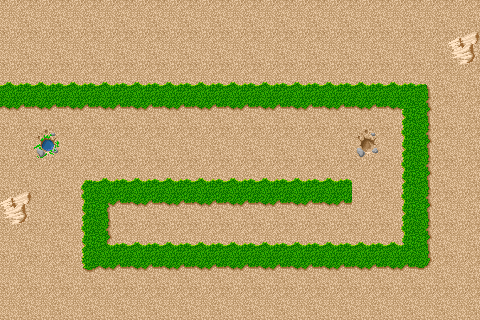

This is a level from a 2D game, rendered from its Tiled map with the project's own tilesets. A one-line summary and the complete map file follow:
An orthogonal 15x10 tile map with 32x32 px tiles, 3 tile layers (bg, collidable, path), 2 tilesets and 1 object (carrot).

<map version="1.0" tiledversion="1.1.4" orientation="orthogonal" renderorder="right-down" width="15" height="10" tilewidth="32" tileheight="32" infinite="0" nextobjectid="2">
 <tileset firstgid="1" name="result" tilewidth="32" tileheight="32" tilecount="128" columns="8">
  <image source="result.png" width="256" height="512" />
 </tileset>
 <tileset firstgid="129" name="result" tilewidth="32" tileheight="32" tilecount="128" columns="8">
  <image source="result.png" width="256" height="512" />
 </tileset>
 <layer name="bg" width="15" height="10">
  <data encoding="csv">
118,118,118,118,118,118,118,118,118,118,118,118,118,118,118,
118,118,118,118,118,118,118,118,118,118,118,118,118,118,118,
118,118,118,118,118,118,118,118,118,118,118,118,118,118,118,
118,118,118,118,118,118,118,118,118,118,118,118,118,118,118,
118,118,118,118,118,118,118,118,118,118,118,118,118,118,118,
118,118,118,118,118,118,118,118,118,118,118,118,118,118,118,
118,118,118,118,118,118,118,118,118,118,118,118,118,118,118,
118,118,118,118,118,118,118,118,118,118,118,118,118,118,118,
118,118,118,118,118,118,118,118,118,118,118,118,118,118,118,
118,118,118,118,118,118,118,118,118,118,118,118,118,118,118
</data>
 </layer>
 <layer name="collidable" width="15" height="10">
  <data encoding="csv">
118,118,118,118,118,118,118,118,118,118,118,118,118,118,118,
0,0,0,0,0,0,0,0,0,0,0,0,0,0,119,
118,118,118,118,118,118,118,118,118,118,118,118,118,118,0,
0,0,0,0,0,0,0,0,0,0,0,0,0,118,0,
0,121,0,0,0,0,0,0,0,0,0,120,0,118,0,
0,0,118,118,118,118,118,118,118,118,118,0,0,118,0,
119,0,118,0,0,0,0,0,0,0,0,0,0,118,0,
0,0,118,0,0,0,0,0,0,0,0,0,0,118,0,
0,0,118,118,118,118,118,118,118,118,118,118,118,118,0,
0,0,0,0,0,0,0,0,0,0,0,0,0,0,0
</data>
 </layer>
 <layer name="path" width="15" height="10">
  <data encoding="csv">
0,0,0,0,0,0,0,0,0,0,0,0,0,0,0,
0,0,0,0,0,0,0,0,0,0,0,0,0,0,0,
34,34,34,34,34,34,34,34,34,34,34,34,34,36,0,
58,58,58,58,58,58,58,58,58,58,58,58,43,44,0,
0,0,0,0,0,0,0,0,0,0,0,0,41,44,0,
0,0,33,34,34,34,34,34,34,34,34,0,41,44,0,
0,0,41,42,58,58,58,58,58,58,58,0,41,44,0,
0,0,41,50,34,34,34,34,34,34,34,34,51,44,0,
0,0,57,58,58,58,58,58,58,58,58,58,58,60,0,
0,0,0,0,0,0,0,0,0,0,0,0,0,0,0
</data>
 </layer>
 <objectgroup name="carrotObject">
  <object id="1" name="carrot" x="334" y="177">
   <point />
  </object>
 </objectgroup>
</map>
